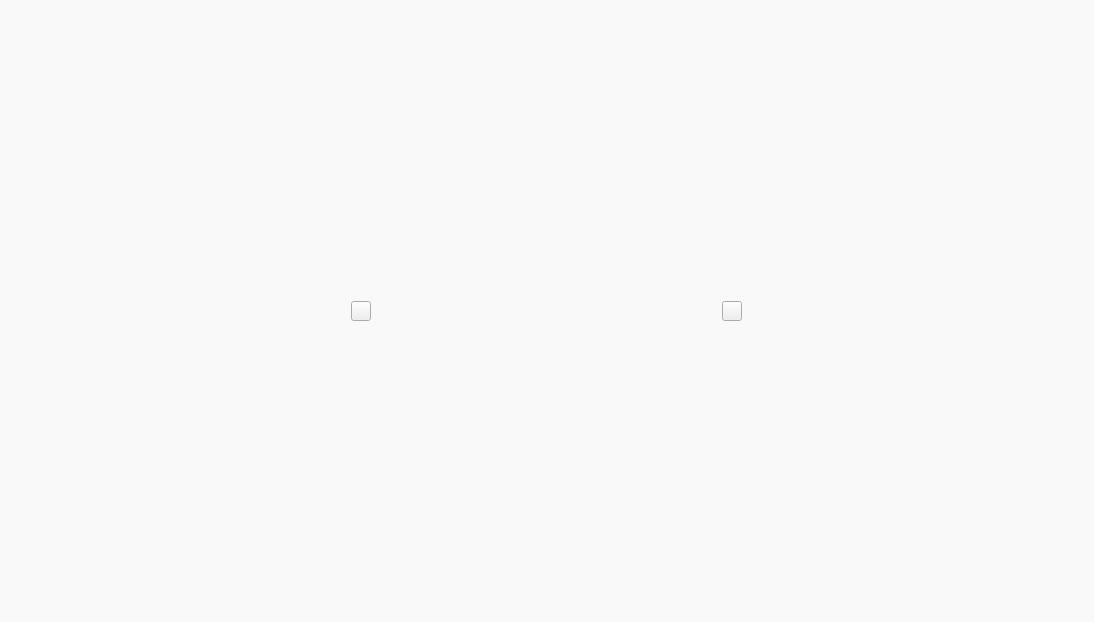
<?xml version="1.0" encoding="UTF-8"?>
<ui version="4.0">
 <class>GridDisplayWidget</class>
 <widget class="QWidget" name="GridDisplayWidget">
  <property name="geometry">
   <rect>
    <x>0</x>
    <y>0</y>
    <width>1094</width>
    <height>622</height>
   </rect>
  </property>
  <property name="windowTitle">
   <string>Form</string>
  </property>
  <property name="styleSheet">
   <string notr="true">QWidget#GridDisplayWidget{
background:#F9F9F9;
}</string>
  </property>
  <layout class="QHBoxLayout" name="horizontalLayout">
   <property name="spacing">
    <number>6</number>
   </property>
   <property name="leftMargin">
    <number>6</number>
   </property>
   <property name="topMargin">
    <number>0</number>
   </property>
   <property name="rightMargin">
    <number>6</number>
   </property>
   <property name="bottomMargin">
    <number>0</number>
   </property>
   <item>
    <widget class="QPushButton" name="leftBtn">
     <property name="maximumSize">
      <size>
       <width>20</width>
       <height>20</height>
      </size>
     </property>
     <property name="styleSheet">
      <string notr="true">QPushButton#leftBtn{
border-image: url(:/res/images/left_button.png);
}</string>
     </property>
     <property name="text">
      <string/>
     </property>
     <property name="iconSize">
      <size>
       <width>20</width>
       <height>20</height>
      </size>
     </property>
    </widget>
   </item>
   <item>
    <layout class="QGridLayout" name="gridLayout"/>
   </item>
   <item>
    <widget class="QPushButton" name="rightBtn">
     <property name="maximumSize">
      <size>
       <width>20</width>
       <height>20</height>
      </size>
     </property>
     <property name="styleSheet">
      <string notr="true">QPushButton#rightBtn{
border-image: url(:/res/images/right_button.png);
}</string>
     </property>
     <property name="text">
      <string/>
     </property>
     <property name="iconSize">
      <size>
       <width>20</width>
       <height>20</height>
      </size>
     </property>
    </widget>
   </item>
  </layout>
 </widget>
 <resources>
  <include location="demo.qrc"/>
 </resources>
 <connections/>
</ui>
